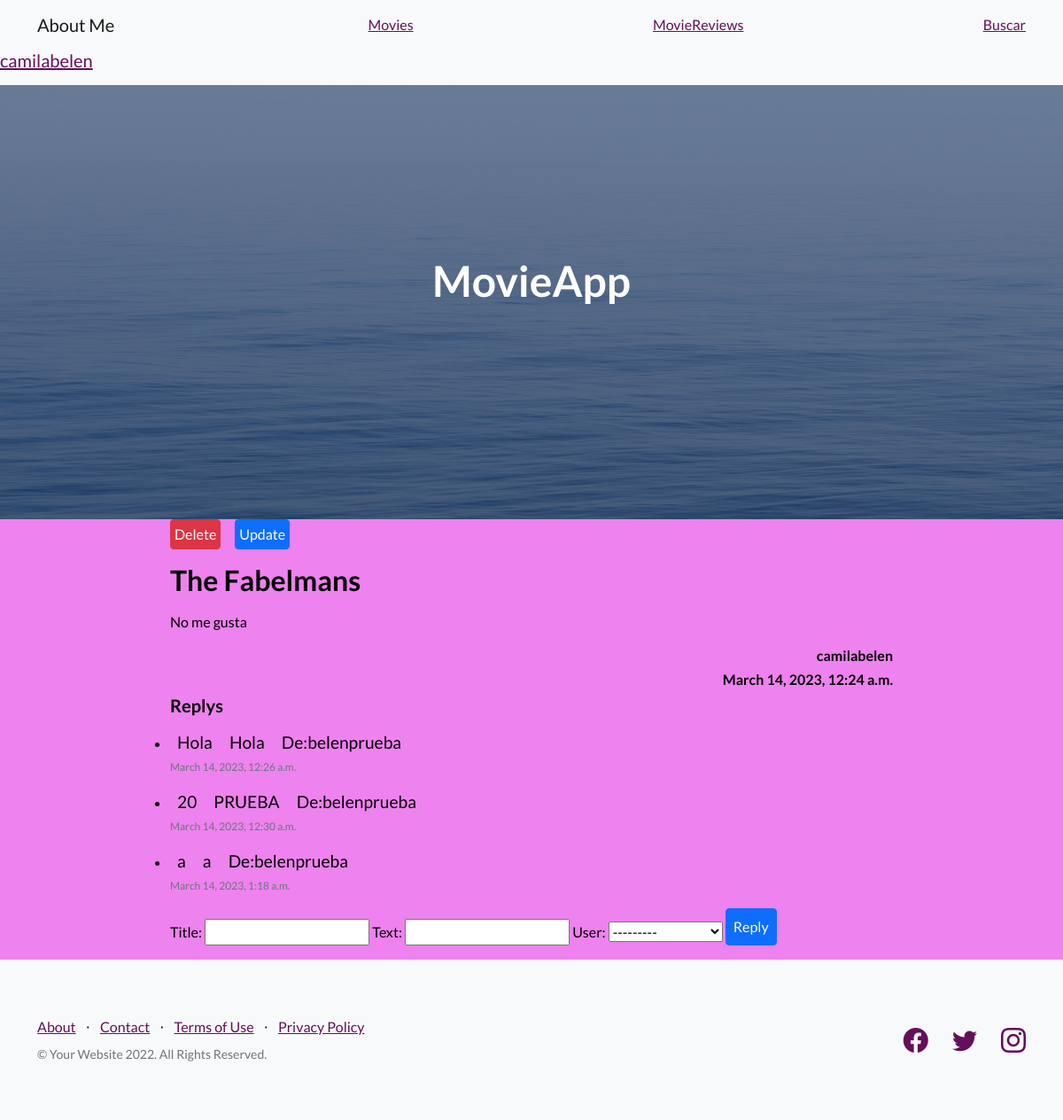
The app's page /detail_reviews/1 (signed in), older data.
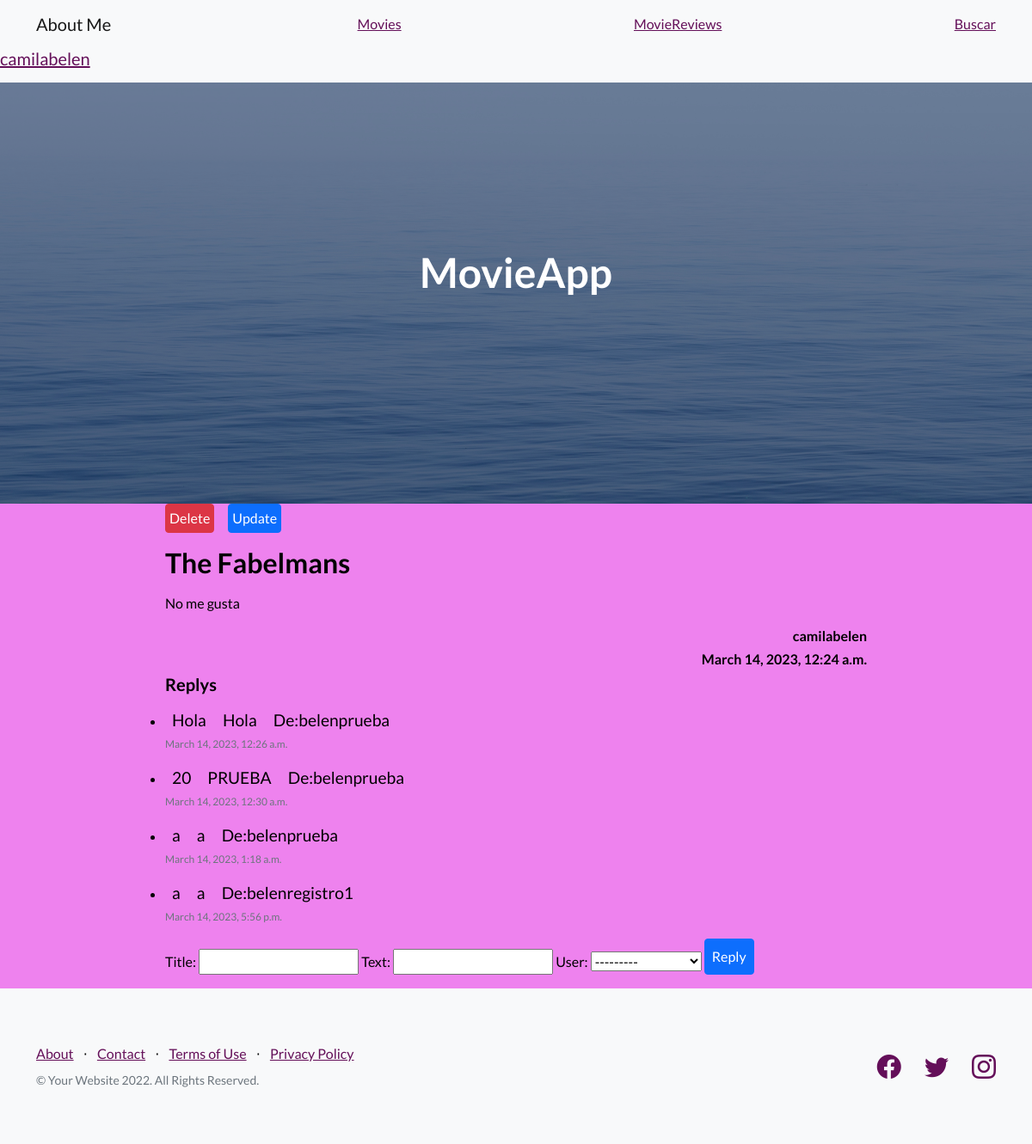
The same page, newer data.
### AppCoder/models.py (models this page shows)
class Review(models.Model):
    title =  models.CharField(max_length=40)
    text = models.CharField(max_length=500)
    user =models.ForeignKey(UserAuth,on_delete=models.CASCADE)
    date = models.DateTimeField(auto_now_add=True)

class Reply(models.Model):
    title =  models.CharField(max_length=40)
    text = models.CharField(max_length=500)
    user =models.ForeignKey(UserAuth,on_delete=models.CASCADE)
    date = models.DateTimeField(auto_now_add=True)
    review =models.ForeignKey(Review,on_delete=models.CASCADE, null=True)

### AppCoder/views.py (the view)
# urls.py: path('detail_reviews/<pk>', views.detail_reviews, name='detail_reviews'),
def detail_reviews(request, pk):
    review = Review.objects.get(id=pk)
    user = User.objects.get(username=request.user.username)
    if request.method == 'POST':
        newReply = AddReply(request.POST)
        if newReply.is_valid():
            data = newReply.cleaned_data
            new_rev = Reply(
                text=data['text'],
                title=data['title'],
                user=user,
                review=review)
            new_rev.save()
            return redirect(f'/revdetail/{review.id}')
    else:
        newReply = AddReply()
    all_reviews = Review.objects.filter(id=user.id)
    rev = len(all_reviews) > 0
    rev_context = {'all': all_reviews, 'rev': rev}
    all_reply = Reply.objects.filter(review_id=review)
    context = {'review': review, 'req': str(request.user),
               'replys': rev_context,
               'AddReply': AddReply(),
               'all_reply': all_reply}
    return render(request, 'revdetail.html', context)

### AppCoder/forms.py
class AddReply(ModelForm):
    class Meta:
        model = Review
        fields =   '__all__'
        widgets ={
            'review': forms.Textarea(attrs={'class': 'form-control','placeholder': 'Dejar MovieReview' }),
        }

### AppCoder/templates/revdetail.html (shortened to what this page needs)
{% extends 'index.html'%}  {% block main_content %}
<div class="row justify-content-center" style="width: 70%; margin: auto">
  {% if user.is_authenticated and req == review.user.username %}
  <div class="d-flex">
    <a
      href="{% url 'delete_review' review.id %}"
      type="button"
      class="btn btn-danger p-1 mb-3 me-3"
      >Delete</a
    >
    <a
      href="{% url 'update_review' review.id %}"
      type="button"
      class="btn btn-primary p-1 mb-3"
      >Update</a
    >
  </div>
  {% endif%}
  <article style="margin-bottom: 3rem col-md-12 col-sm-12">
    <h2>{{review.title}}</h2>
    <p class="mt-3">{{review.text | safe}}</p>
    <h6 class="text-end"> {{review.user}}</h6>
    <h6 class="text-end"> {{review.date}}</h6>
  </article>
  <section class="col-md-12">
    <h5 class="mb-3">Replys</h5>
    {% if all_reply %}
    <ul class="p-0">
      {% for all_reply in all_reply %}
      <li>
        <article class="mt-3">
          <span
            class="gradient rounded px-2"
            style="font-size: 1.2rem; margin-top: 1rem"
            >{{all_reply.title}}</span
          >
          <span
          class="gradient rounded px-2"
          style="font-size: 1.2rem; margin-top: 1rem"
          >{{all_reply.text}}</span
        >
          <span
            class="gradient rounded px-2"
            style="font-size: 1.2rem; margin-top: 1rem"
            >De:{{all_reply.user}}</span
          >
        </article>
        <p class="text-muted" style="font-size: 12px">{{all_reply.date}}</p>
      </li>
      {% endfor %}
    </ul>
    {% else %}
    <span class="mb-3">Sin replys aun</span>
    {% endif %}
  </section>
  {% if user.is_authenticated %}
    <form  action="{% url 'detail_reviews' review.id %}" method="POST">
      {{ AddReply.as_table }}
      <input class="btn btn-primary mb-3 p-2" type="submit" value="Reply" />
    </form>
</div>
{% endif %}
  {% endblock %}

### AppCoder/templates/index.html (shortened to what this page needs)
<!DOCTYPE html>
<html lang="en">
    <head>
        {% load static %}
        <link href="https://cdn.jsdelivr.net/npm/bootstrap-icons@1.5.0/font/bootstrap-icons.css" rel="stylesheet" type="text/css" />
        <link href="{% static 'css/styles.css' %}" rel="stylesheet" />
    </head>
    <body>
        <nav class="navbar navbar-light bg-light static-top">
            <div class="container">
                <a class="navbar-brand" href="/">About Me</a>
                <a href="/add_form">Movies</a>
                <a href="/all_reviews/">MovieReviews</a>
                <a href="/busqueda/">Buscar</a>
            </div>
            {% if user.is_authenticated %}
            <span class="navbar-brand color"><a href="/edit-profile/">{{user.username}}</a></span>
            {% else %}
    <a class="btn btn-primary py-1" href="{% url 'login' %}">Login</a>
    {% endif %}
        </nav>
        <header class="masthead">
            <div class="container position-relative">
                <div class="row justify-content-center">
                    <div class="col-xl-6">
                        <div class="text-center text-white">
                            <h1 class="mb-5">MovieApp</h1>
                        </div>
                    </div>
                </div>
            </div>
        </header>
         {% block main_content %}{% endblock %}
        <footer class="footer bg-light">
            <div class="container">
                <div class="row">
                    <div class="col-lg-6 h-100 text-center text-lg-start my-auto">
                        <ul class="list-inline mb-2">
                            <li class="list-inline-item"><a href="#!">About</a></li>
                            <li class="list-inline-item">⋅</li>
                            <li class="list-inline-item"><a href="#!">Contact</a></li>
                            <li class="list-inline-item">⋅</li>
                            <li class="list-inline-item"><a href="#!">Terms of Use</a></li>
                            <li class="list-inline-item">⋅</li>
                            <li class="list-inline-item"><a href="#!">Privacy Policy</a></li>
                        </ul>
                        <p class="text-muted small mb-4 mb-lg-0">&copy; Your Website 2022. All Rights Reserved.</p>
                    </div>
                    <div class="col-lg-6 h-100 text-center text-lg-end my-auto">
                        <ul class="list-inline mb-0">
                            <li class="list-inline-item me-4">
                                <a href="#!"><i class="bi-facebook fs-3"></i></a>
                            </li>
                            <li class="list-inline-item me-4">
                                <a href="#!"><i class="bi-twitter fs-3"></i></a>
                            </li>
                            <li class="list-inline-item">
                                <a href="#!"><i class="bi-instagram fs-3"></i></a>
                            </li>
                        </ul>
                    </div>
                </div>
            </div>
        </footer>
    </body>
</html>

Row changes from the older to the newer data that the page shows:
added Reply: title "a", text "a", user "belenregistro1", date "March 14, 2023, 5:56 p.m."
